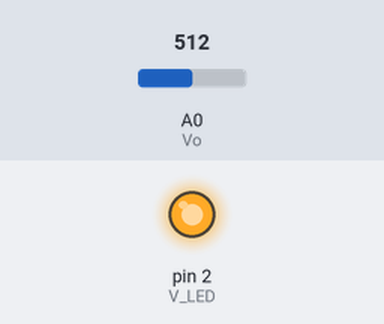
This sketch was run on a simulated Arduino Uno, built with avr-gcc and run on an emulated ATmega328P. Parts: output pins drawn as LEDs (lit = HIGH). The inputs (shaded band) are chosen by the test bench; at power-on: A0 (Vo) = 512. What the sketch prints to the serial monitor is not drawn.

Above: at 0.1 s.
Timing chart, 0 to 1.6 s (numbered marks = the images above):
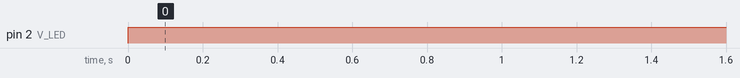

The sketch:

week4_3.ino
```cpp
int Vo = A0;
int V_LED = 2;
float vo_value = 0;
float voltage = 0;
float dustDensity = 0;

void setup() {
  Serial.begin(9600);
  pinMode(V_LED, OUTPUT);
  pinMode(Vo, INPUT);
}

void loop() {
  digitalWrite(V_LED, LOW);
  delayMicroseconds(280);
  vo_value = analogRead(Vo);
  delayMicroseconds(40);
  digitalWrite(V_LED, HIGH);
  delayMicroseconds(9680);

//  Serial.println(vo_value);/
  voltage = (vo_value * 5.0) / 1023.0;
  Serial.print("voltage: ");
  Serial.println(voltage);

  dustDensity = (voltage - 0.5) / 0.005;
  Serial.print("dustDensity: ");
  Serial.println(dustDensity);


  delay(1000);
}
```

Measured:
- by itself, pin 2 (V_LED): LOW → HIGH at 0.00 s
